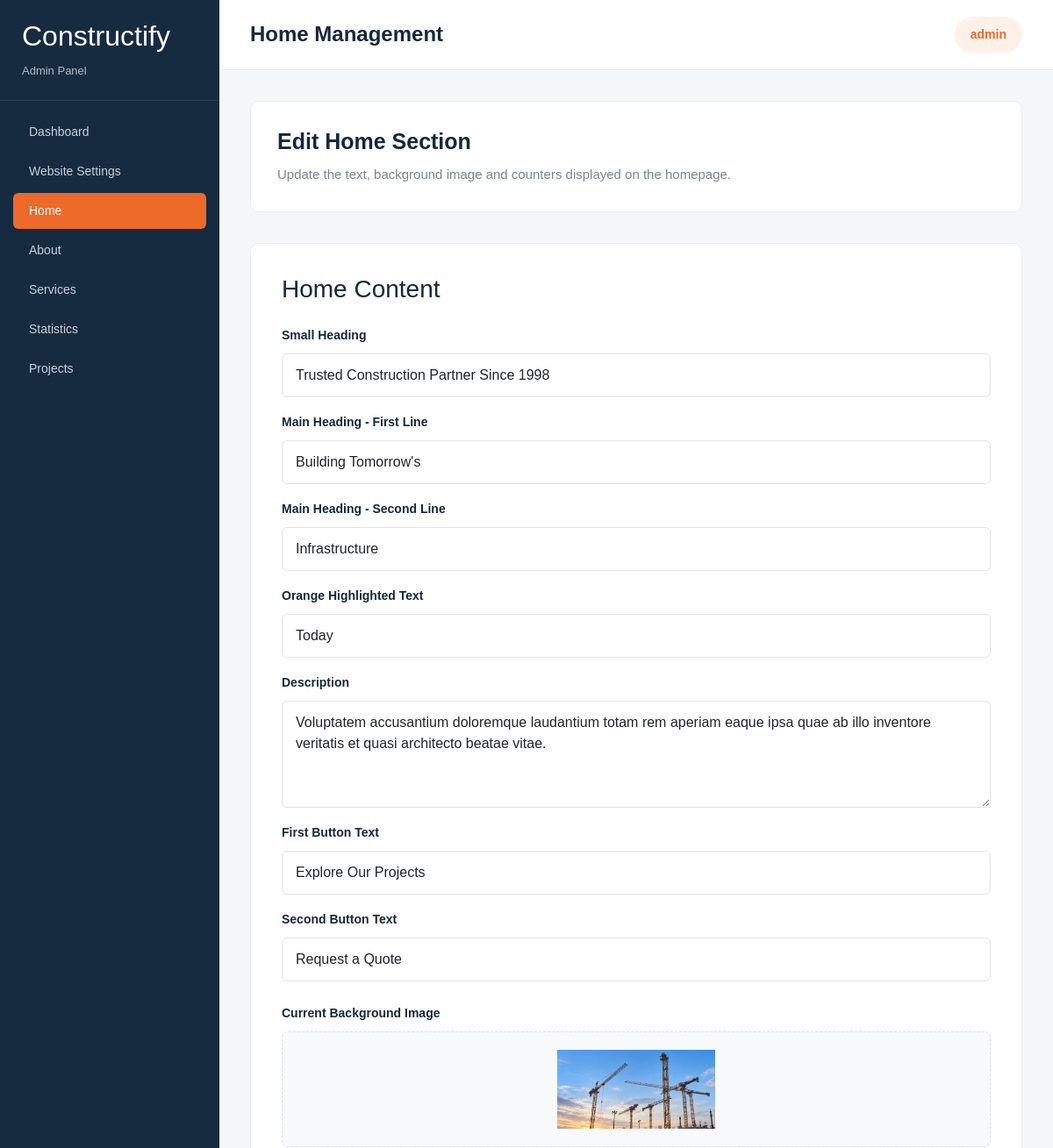
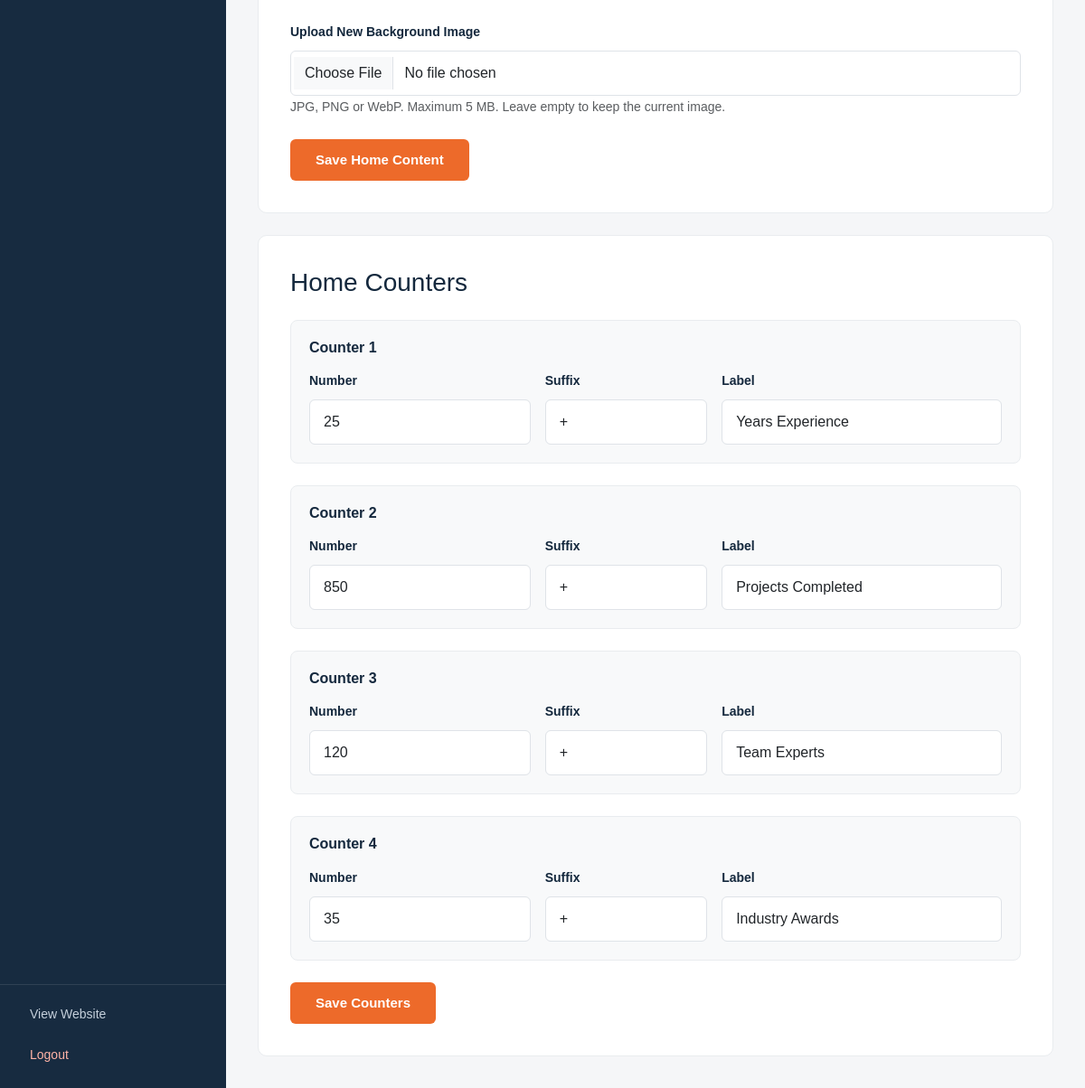
Screenshot of /admin/home.php (signed in) with the database file from the repository (2 pictures, top to bottom).
### tables this page shows
CREATE TABLE `home_section` (
  `id` int(11) NOT NULL,
  `small_heading` varchar(255) DEFAULT NULL,
  `title_line1` varchar(255) DEFAULT NULL,
  `title_line2` varchar(255) DEFAULT NULL,
  `highlighted_text` varchar(255) DEFAULT NULL,
  `description` text DEFAULT NULL,
  `background_image` varchar(255) DEFAULT NULL,
  `first_button_text` varchar(100) DEFAULT NULL,
  `second_button_text` varchar(100) DEFAULT NULL
);

CREATE TABLE `home_counters` (
  `id` int(11) NOT NULL,
  `counter_number` int(11) NOT NULL,
  `counter_suffix` varchar(10) DEFAULT NULL,
  `counter_label` varchar(100) DEFAULT NULL,
  `display_order` int(11) NOT NULL
);

### admin/home.php (the view, shortened to what this page needs)
<?php
require_once '../config/database.php';
function e($value) {
    return htmlspecialchars((string) $value, ENT_QUOTES, 'UTF-8');
}
$stmt = $pdo->query("SELECT * FROM home_section LIMIT 1");
$home = $stmt->fetch(PDO::FETCH_ASSOC);
$stmt = $pdo->query(
    "SELECT * FROM home_counters ORDER BY display_order, id"
);
$counters = $stmt->fetchAll(PDO::FETCH_ASSOC);
?>
<!DOCTYPE html>
<html lang="en">
<head>
    <link
        href="https://cdn.jsdelivr.net/npm/bootstrap@5.3.3/dist/css/bootstrap.min.css"
        rel="stylesheet"
    >
    <link rel="stylesheet" href="assets/admin.css">
</head>
<body>
<div class="admin-layout">
    <aside class="admin-sidebar" id="adminSidebar">
        <div class="sidebar-brand">
            <h2>Constructify</h2>
            <span>Admin Panel</span>
        </div>
        <nav class="sidebar-nav">
            <a href="dashboard.php" class="sidebar-link">
                Dashboard
            </a>
            <a href="settings.php" class="sidebar-link">
                Website Settings
            </a>
            <a href="home.php" class="sidebar-link active">
                Home
            </a>
            <a href="about.php" class="sidebar-link">About</a>
            <a href="services.php" class="sidebar-link">Services</a>
            <a href="statistics.php" class="sidebar-link">Statistics</a>
            <a href="projects.php" class="sidebar-link">Projects</a>
        </nav>
        <div class="sidebar-bottom">
            <a
                href="../index.php"
                target="_blank"
                rel="noopener"
                class="sidebar-link"
            >
                View Website
            </a>
            <a href="logout.php" class="sidebar-link logout-link">
                Logout
            </a>
        </div>
    </aside>
    <div class="admin-main">
        <header class="admin-header">
            <div class="header-left">
                <h1>Home Management</h1>
            </div>
            <div class="admin-user">
                <?= e($_SESSION['admin_username']) ?>
            </div>
        </header>
        <main class="admin-content">
            <div class="settings-container">
                <div class="welcome-section">
                    <h2>Edit Home Section</h2>
                    <p>
                        Update the text, background image and
                        counters displayed on the homepage.
                    </p>
                </div>
                <form
                    method="POST"
                    enctype="multipart/form-data"
                    class="settings-form mb-4"
                >
                    <h3 class="mb-4">Home Content</h3>
                    <div class="mb-3">
                        <label class="form-label" for="small_heading">
                            Small Heading
                        </label>
                        <input
                            id="small_heading"
                            type="text"
                            name="small_heading"
                            class="form-control"
                            value="<?= e($home['small_heading']) ?>"
                            required
                        >
                    </div>
                    <div class="mb-3">
                        <label class="form-label" for="title_line1">
                            Main Heading - First Line
                        </label>
                        <input
                            id="title_line1"
                            type="text"
                            name="title_line1"
                            class="form-control"
                            value="<?= e($home['title_line1']) ?>"
                            required
                        >
                    </div>
                    <div class="mb-3">
                        <label class="form-label" for="title_line2">
                            Main Heading - Second Line
                        </label>
                        <input
                            id="title_line2"
                            type="text"
                            name="title_line2"
                            class="form-control"
                            value="<?= e($home['title_line2']) ?>"
                            required
                        >
                    </div>
                    <div class="mb-3">
                        <label class="form-label" for="highlighted_text">
                            Orange Highlighted Text
                        </label>
                        <input
                            id="highlighted_text"
                            type="text"
                            name="highlighted_text"
                            class="form-control"
                            value="<?= e($home['highlighted_text']) ?>"
                            required
                        >
                    </div>
                    <div class="mb-3">
                        <label class="form-label" for="description">
                            Description
                        </label>
                        <textarea
                            id="description"
                            name="description"
                            class="form-control"
                            rows="4"
                            required
                        ><?= e($home['description']) ?></textarea>
                    </div>
                    <div class="mb-3">
                        <label class="form-label" for="first_button_text">
                            First Button Text
                        </label>
                        <input
                            id="first_button_text"
                            type="text"
                            name="first_button_text"
                            class="form-control"
                            maxlength="100"
                            value="<?= e($home['first_button_text']) ?>"
                            required
                        >
                    </div>
                    <div class="mb-4">
                        <label class="form-label" for="second_button_text">
                            Second Button Text
                        </label>
                        <input
                            id="second_button_text"
                            type="text"
                            name="second_button_text"
                            class="form-control"
                            maxlength="100"
                            value="<?= e($home['second_button_text']) ?>"
                            required
                        >
                    </div>
                    <div class="mb-4">
                        <label class="form-label">
                            Current Background Image
                        </label>
                        <div class="current-logo">
                            <?php if (!empty($home['background_image'])): ?>
                                <img
                                    src="../<?= e($home['background_image']) ?>"
                                    alt="Current Home background"
                                >
                            <?php else: ?>
                                <p class="text-muted mb-0">
                                    No background image uploaded.
                                </p>
                            <?php endif; ?>
                        </div>
                    </div>
                    <div class="mb-4">
                        <label class="form-label" for="background_image">
                            Upload New Background Image
                        </label>
                        <input
                            id="background_image"
                            type="file"
                            name="background_image"
                            class="form-control"
                            accept=".jpg,.jpeg,.png,.webp"
                        >
                        <small class="text-muted">
                            JPG, PNG or WebP. Maximum 5 MB.
                            Leave empty to keep the current image.
                        </small>
                    </div>
                    <button type="submit" class="save-settings-btn">
                        Save Home Content
                    </button>
                </form>
                <form method="POST" class="settings-form">
                    <h3 class="mb-4">Home Counters</h3>
                    <?php foreach ($counters as $index => $counter): ?>
                        <?php $id = (int) $counter['id']; ?>
                        <div class="counter-edit-card mb-4">
                            <h4>Counter <?= $index + 1 ?></h4>
                            <div class="row g-3">
                                <div class="col-md-4">
                                    <label class="form-label">
                                        Number
                                    </label>
                                    <input
                                        type="number"
                                        min="0"
                                        step="1"
                                        class="form-control"
                                        name="counters[<?= $id ?>][number]"
                                        value="<?= e($counter['counter_number']) ?>"
                                        required
                                    >
                                </div>
                                <div class="col-md-3">
                                    <label class="form-label">
                                        Suffix
                                    </label>
                                    <input
                                        type="text"
                                        maxlength="10"
                                        class="form-control"
                                        name="counters[<?= $id ?>][suffix]"
                                        value="<?= e($counter['counter_suffix']) ?>"
                                    >
                                </div>
                                <div class="col-md-5">
                                    <label class="form-label">
                                        Label
                                    </label>
                                    <input
                                        type="text"
                                        maxlength="100"
                                        class="form-control"
                                        name="counters[<?= $id ?>][label]"
                                        value="<?= e($counter['counter_label']) ?>"
                                        required
                                    >
                                </div>
                            </div>
                        </div>
                    <?php endforeach; ?>
                    <button type="submit" class="save-settings-btn">
                        Save Counters
                    </button>
                </form>
            </div>
        </main>
    </div>
</div>
</body>
</html>

### admin/assets/admin.css (style rules this page uses)
:root { --primary-color: #ed6a2a; --dark-color: #14283d; --sidebar-color: #172b40; --background-color: #f5f6f8; }
* { box-sizing: border-box; }
body { margin: 0; font-family: Arial, sans-serif; background: var(--background-color); color: var(--dark-color); }
.admin-layout { display: flex; min-height: 100vh; }
.admin-sidebar { position: fixed; top: 0; left: 0; bottom: 0; width: 250px; background: var(--sidebar-color); color: white; display: flex; flex-direction: column; z-index: 1000; overflow-y: auto; }
.sidebar-brand { padding: 22px 25px; border-bottom: 1px solid rgba(255, 255, 255, 0.1); }
.sidebar-brand span { font-size: 13px; color: #aebdca; }
.sidebar-nav { padding: 15px; }
.sidebar-link { display: block; padding: 10px 18px; margin-bottom: 4px; color: #c5d0db; text-decoration: none; border-radius: 6px; font-size: 14px; transition: background-color 0.2s, color 0.2s; }
.sidebar-link.active { background: var(--primary-color); color: white; }
.sidebar-bottom { margin-top: auto; padding: 12px 15px; border-top: 1px solid rgba(255, 255, 255, 0.1); background: var(--sidebar-color); }
.logout-link { color: #ffb4a7; }
.admin-main { margin-left: 250px; width: calc(100% - 250px); min-width: 0; }
.admin-header { height: 80px; background: white; border-bottom: 1px solid #e8eaed; padding: 0 35px; display: flex; align-items: center; justify-content: space-between; }
.header-left { display: flex; align-items: center; gap: 15px; }
.admin-header h1 { font-size: 24px; font-weight: 700; margin: 0; }
.admin-user { background: #fff1e9; color: var(--primary-color); padding: 10px 18px; border-radius: 30px; font-size: 14px; font-weight: 600; }
.admin-content { padding: 35px; }
.welcome-section { background: white; padding: 30px; border-radius: 10px; border: 1px solid #e9ecef; margin-bottom: 35px; }
.welcome-section h2 { font-size: 25px; font-weight: 700; margin-bottom: 12px; }
.welcome-section p { color: #7b858e; font-size: 15px; margin-bottom: 0; }
.settings-container { max-width: 900px; }
.settings-form { background: white; border: 1px solid #e9ecef; border-radius: 10px; padding: 35px; }
.settings-form .form-label { font-size: 14px; font-weight: 600; color: var(--dark-color); margin-bottom: 10px; }
.settings-form .form-control { padding: 12px 15px; border-color: #dfe3e8; border-radius: 6px; }
.current-logo { display: flex; align-items: center; justify-content: center; min-height: 120px; background: #f8f9fa; border: 1px dashed #d9dfe5; border-radius: 8px; padding: 20px; }
.current-logo img { max-width: 180px; max-height: 100px; object-fit: contain; }
.save-settings-btn { background: var(--primary-color); color: white; border: none; border-radius: 6px; padding: 12px 28px; font-size: 15px; font-weight: 600; cursor: pointer; }
.counter-edit-card { background: #f8f9fa; border: 1px solid #e9ecef; border-radius: 8px; padding: 20px; }
.counter-edit-card h4 { font-size: 16px; font-weight: 600; margin-bottom: 15px; }

### rows the page displays
home_section: small_heading "Trusted Construction Partner Since 1998", title_line1 "Building Tomorrow's", title_line2 "Infrastructure", highlighted_text "Today", description "Voluptatem accusantium doloremque laudantium totam rem aperiam eaque ipsa quae ab illo inventore veritatis et quasi architecto beatae vitae.", first_button_text "Explore Our Projects", second_button_text "Request a Quote", background_image (picture)
home_counters: id+counter_number "25", counter_suffix "+", counter_label "Years Experience"
home_counters: id+counter_number "850", counter_suffix "+", counter_label "Projects Completed"
home_counters: id+counter_number "120", counter_suffix "+", counter_label "Team Experts"
home_counters: id+counter_number "35", counter_suffix "+", counter_label "Industry Awards"

### other values shown
$_SESSION['admin_username'] "admin"
